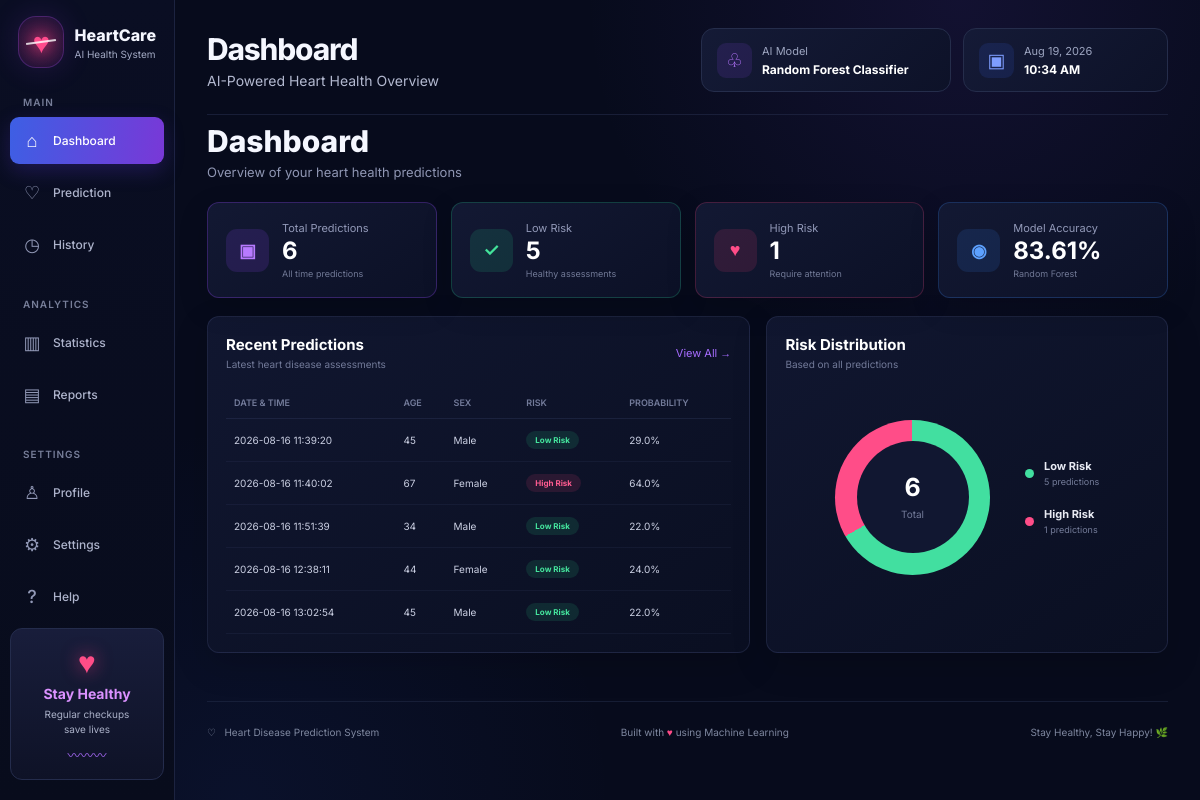
The page / on the database its author committed.
### tables this page shows
CREATE TABLE predictions (
            id INTEGER PRIMARY KEY AUTOINCREMENT,
            date_time TEXT,
            age INTEGER,
            sex INTEGER,
            prediction INTEGER,
            probability REAL
        );

### app.py (the view)
@app.route("/")
def dashboard():
    history = get_history()
    total = len(history)
    high_risk = sum(
        1 for row in history
        if row["prediction"] == 1
    )
    low_risk = total - high_risk
    return render_template(
        "index.html",
        page="dashboard",
        history=history,
        total=total,
        high_risk=high_risk,
        low_risk=low_risk,
        prediction=None,
        probability=None
    )

### app.py (called while the page is built)
def get_history():
    conn = sqlite3.connect(DATABASE)
    conn.row_factory = sqlite3.Row
    rows = conn.execute("""
        SELECT *
        FROM predictions
        ORDER BY id DESC
    """).fetchall()
    conn.close()
    return rows

### templates/index.html (shortened to what this page needs)
<!DOCTYPE html>
<html lang="en">
<head>
    <link rel="stylesheet"
          href="{{ url_for('static', filename='style.css') }}">
</head>
<body>
<div class="app">
    <aside class="sidebar">
        <div class="brand">
            <div class="brand-icon">
                <span>♥</span>
                <div class="pulse-line"></div>
            </div>
            <div class="brand-text">
                <h2>HeartCare</h2>
                <p>AI Health System</p>
            </div>
        </div>
        <nav class="navigation">
            <p class="nav-title">MAIN</p>
            <a href="{{ url_for('dashboard') }}"
               class="nav-item {% if page == 'dashboard' %}active{% endif %}">
                <span class="nav-icon">⌂</span>
                <span>Dashboard</span>
            </a>
            <a href="{{ url_for('prediction_page') }}"
               class="nav-item {% if page == 'prediction' %}active{% endif %}">
                <span class="nav-icon">♡</span>
                <span>Prediction</span>
            </a>
            <a href="{{ url_for('history_page') }}"
               class="nav-item {% if page == 'history' %}active{% endif %}">
                <span class="nav-icon">◷</span>
                <span>History</span>
            </a>
            <p class="nav-title analytics-title">ANALYTICS</p>
            <a href="{{ url_for('statistics') }}"
               class="nav-item {% if page == 'statistics' %}active{% endif %}">
                <span class="nav-icon">▥</span>
                <span>Statistics</span>
            </a>
            <a href="{{ url_for('reports') }}"
               class="nav-item {% if page == 'reports' %}active{% endif %}">
                <span class="nav-icon">▤</span>
                <span>Reports</span>
            </a>
            <p class="nav-title settings-title">SETTINGS</p>
            <a href="{{ url_for('profile') }}"
               class="nav-item {% if page == 'profile' %}active{% endif %}">
                <span class="nav-icon">♙</span>
                <span>Profile</span>
            </a>
            <a href="{{ url_for('settings') }}"
               class="nav-item {% if page == 'settings' %}active{% endif %}">
                <span class="nav-icon">⚙</span>
                <span>Settings</span>
            </a>
            <a href="{{ url_for('help_page') }}"
               class="nav-item {% if page == 'help' %}active{% endif %}">
                <span class="nav-icon">?</span>
                <span>Help</span>
            </a>
        </nav>
        <div class="healthy-card">
            <div class="healthy-heart">♥</div>
            <h3>Stay Healthy</h3>
            <p>
                Regular checkups<br>
                save lives
            </p>
            <div class="mini-pulse">〰〰〰</div>
        </div>
    </aside>
    <main class="main-content">
        <header class="top-header">
            <div class="page-title">
                <div>
                    {% if page == "dashboard" %}
                        <h1>Dashboard</h1>
                        <p>AI-Powered Heart Health Overview</p>
                    {% elif page == "prediction" %}
                        <h1>Heart Disease Prediction</h1>
                        <p>AI-Powered Heart Health Risk Assessment</p>
                    {% elif page == "history" %}
                        <h1>Prediction History</h1>
                        <p>View your previous heart health assessments</p>
                    {% elif page == "statistics" %}
                        <h1>Statistics</h1>
                        <p>Heart disease prediction analytics</p>
                    {% elif page == "reports" %}
                        <h1>Reports</h1>
                        <p>Prediction reports and assessment records</p>
                    {% elif page == "profile" %}
                        <h1>Profile</h1>
                        <p>HeartCare system profile</p>
                    {% elif page == "settings" %}
                        <h1>Settings</h1>
                        <p>Manage your system preferences</p>
                    {% elif page == "help" %}
                        <h1>Help Center</h1>
                        <p>Learn how to use HeartCare</p>
                    {% endif %}
                </div>
            </div>
            <div class="header-right">
                <div class="model-badge">
                    <div class="header-icon purple">♧</div>
                    <div>
                        <span>AI Model</span>
                        <strong>
                            Random Forest Classifier
                        </strong>
                    </div>
                </div>
                <div class="date-badge">
                    <div class="header-icon blue">▣</div>
                    <div>
                        <span id="current-date">Loading...</span>
                        <strong id="current-time">--:--</strong>
                    </div>
                </div>
            </div>
        </header>
        {% if page == "dashboard" %}
        <section class="overview-page">
            <div class="page-intro">
                <div>
                    <h1>Dashboard</h1>
                    <p>Overview of your heart health predictions</p>
                </div>
            </div>
            <div class="summary-cards">
                <div class="summary-card purple-card">
                    <div class="summary-icon">▣</div>
                    <div>
                        <span>Total Predictions</span>
                        <strong>
                            {{ history|length }}
                        </strong>
                        <small>
                            All time predictions
                        </small>
                    </div>
                </div>
                <div class="summary-card green-card">
                    <div class="summary-icon">✓</div>
                    <div>
                        <span>Low Risk</span>
                        <strong>
                            {{ history|selectattr("prediction", "equalto", 0)|list|length }}
                        </strong>
                        <small>
                            Healthy assessments
                        </small>
                    </div>
                </div>
                <div class="summary-card red-card">
                    <div class="summary-icon">♥</div>
                    <div>
                        <span>High Risk</span>
                        <strong>
                            {{ history|selectattr("prediction", "equalto", 1)|list|length }}
                        </strong>
                        <small>
                            Require attention
                        </small>
                    </div>
                </div>
                <div class="summary-card blue-card">
                    <div class="summary-icon">◉</div>
                    <div>
                        <span>Model Accuracy</span>
                        <strong>
                            83.61%
                        </strong>
                        <small>
                            Random Forest
                        </small>
                    </div>
                </div>
            </div>
            <div class="dashboard-panels">
                <div class="dashboard-panel recent-panel">
                    <div class="panel-header">
                        <div>
                            <h2>Recent Predictions</h2>
                            <p>
                                Latest heart disease assessments
                            </p>
                        </div>
                        <a href="{{ url_for('history_page') }}">
                            View All →
                        </a>
                    </div>
                    <div class="table-wrapper">
                        <table class="professional-table">
                            <thead>
                                <tr>
                                    <th>Date & Time</th>
                                    <th>Age</th>
                                    <th>Sex</th>
                                    <th>Risk</th>
                                    <th>Probability</th>
                                </tr>
                            </thead>
                            <tbody>
                            {% for row in history[-5:]|reverse %}
                                <tr>
                                    <td>
                                        {{ row["date_time"] }}
                                    </td>
                                    <td>
                                        {{ row["age"] }}
                                    </td>
                                    <td>
                                        {% if row["sex"] == 1 %}
                                            Male
                                        {% else %}
                                            Female
                                        {% endif %}
                                    </td>
                                    <td>
                                        {% if row["prediction"] == 1 %}
                                            <span class="badge high">
                                                High Risk
                                            </span>
                                        {% else %}
                                            <span class="badge low">
                                                Low Risk
                                            </span>
                                        {% endif %}
                                    </td>
                                    <td>
                                        {{ row["probability"] }}%
                                    </td>
                                </tr>
                            {% endfor %}
                            </tbody>
                        </table>
                    </div>
                </div>
                <div class="dashboard-panel chart-panel">
                    <div class="panel-header">
                        <div>
                            <h2>Risk Distribution</h2>
                            <p>
                                Based on all predictions
                            </p>
                        </div>
                    </div>
                    <div class="donut-area">
                        <div class="donut-chart">
                            <div class="donut-center">
                                <strong>
                                    {{ history|length }}
                                </strong>
                                <span>
                                    Total
                                </span>
                            </div>
                        </div>
                        <div class="chart-legend">
                            <div>
                                <span class="legend-dot low-dot"></span>
                                <div>
                                    <strong>
                                        Low Risk
                                    </strong>
                                    <small>
                                        {{ history|selectattr("prediction", "equalto", 0)|list|length }}
                                        predictions
                                    </small>
                                </div>
                            </div>
                            <div>
                                <span class="legend-dot high-dot"></span>
                                <div>
                                    <strong>
                                        High Risk
                                    </strong>
                                    <small>
                                        {{ history|selectattr("prediction", "equalto", 1)|list|length }}
                                        predictions
                                    </small>
                                </div>
                            </div>
                        </div>
                    </div>
                </div>
            </div>
        </section>
        {% endif %}
        <footer>
            <div>
                ♡ &nbsp; Heart Disease Prediction System
            </div>
            <div>
                Built with
                <span class="footer-heart">♥</span>
                using Machine Learning
            </div>
            <div>
                Stay Healthy, Stay Happy! 🌿
            </div>
        </footer>
    </main>
</div>
</body>
</html>

### rows shown on the page
predictions: date_time "2026-08-16 11:39:20", age "45", sex "Male", prediction "Low Risk", probability "29.0"
predictions: date_time "2026-08-16 11:40:02", age "67", sex "Female", prediction "High Risk", probability "64.0"
predictions: date_time "2026-08-16 11:51:39", age "34", sex "Male", prediction "Low Risk", probability "22.0"
predictions: date_time "2026-08-16 12:38:11", age "44", sex "Female", prediction "Low Risk", probability "24.0"
predictions: date_time "2026-08-16 13:02:54", age "45", sex "Male", prediction "Low Risk", probability "22.0"

### other values the page prints
{{ history|length }} "6"
{{ history|selectattr("prediction", "equalto", 0)|list|length }} "5"
{{ history|selectattr("prediction", "equalto", 1)|list|length }} "1"
